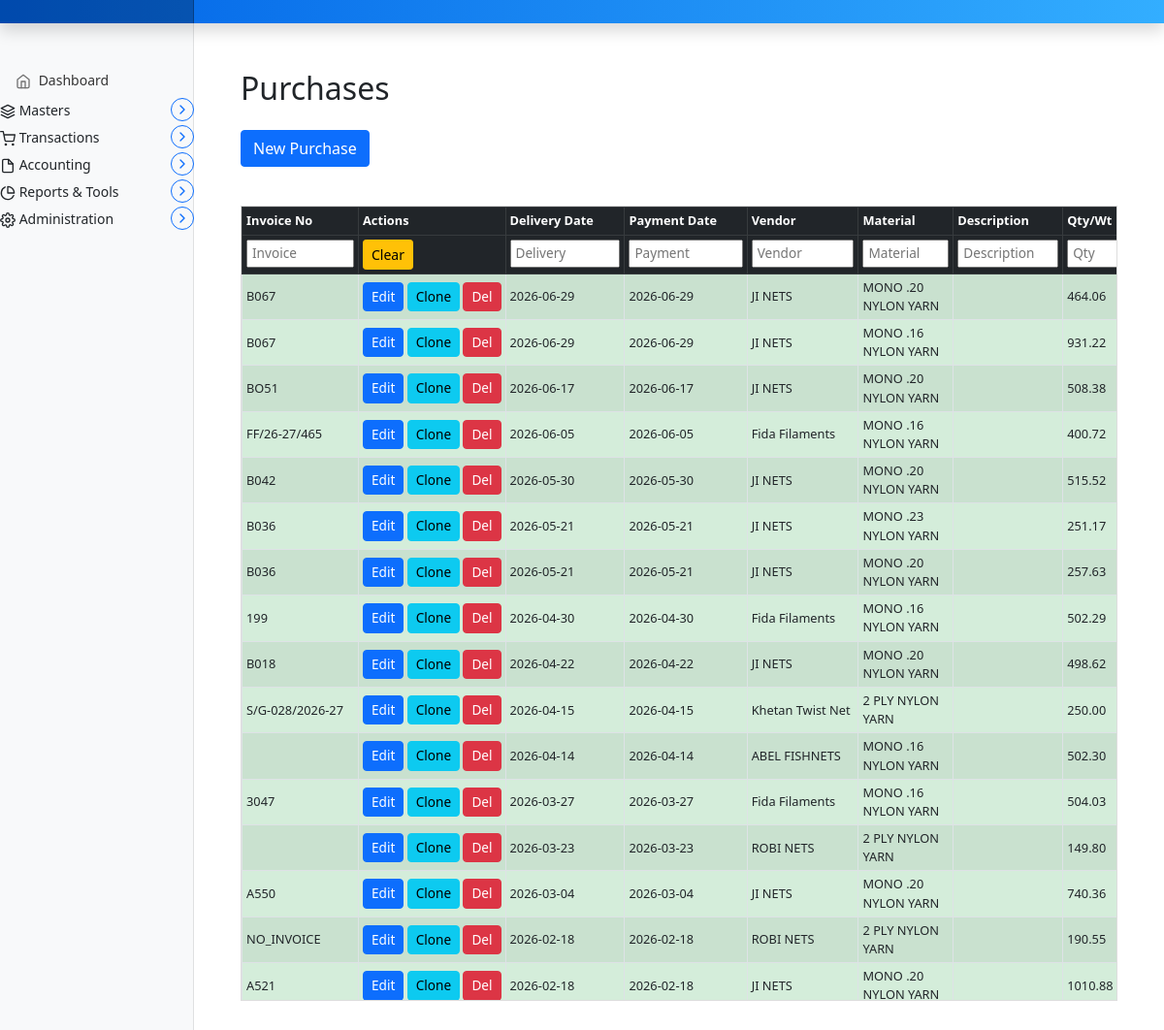
The page /invoice/purchases on the database as committed earlier.
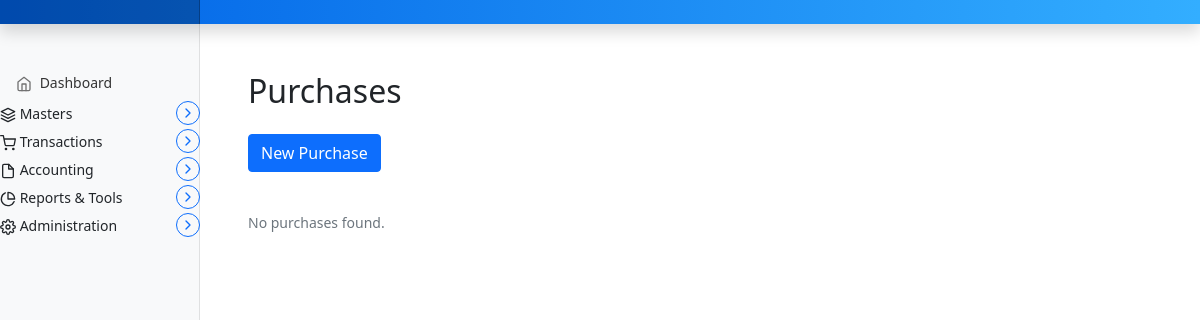
The same page on the database as committed later.
### marania_invoice_app/models.py (models this page shows, shortened)
class Purchase(models.Model):
    UNIT_CHOICES = [
        ('number', 'Number'),
        ('meter', 'Meter'),
        ('KG', 'KG'),
    ]
    PAYMENT_STATUS_CHOICES = [
        ('PENDING', 'PENDING'),
        ('PARTIALLY_PAID', 'PARTIALLY PAID'),
        ('PAID', 'PAID'),
    ]
    purchase_key = models.AutoField(primary_key=True)
    invoice_no = models.CharField(max_length=100, blank=True, null=True)
    delivery_date = models.DateField(blank=True, null=True)
    payment_due_date = models.DateField(blank=True, null=True)
    payment_date = models.DateField(blank=True, null=True)
    vendor = models.CharField(max_length=255)
    is_twine = models.BooleanField(default=True)
    material = models.CharField(max_length=255, blank=True, null=True)
    order_description = models.TextField(blank=True, null=True)
    quantity_weight = models.DecimalField(max_digits=10, decimal_places=2, blank=True, null=True)
    unit = models.CharField(max_length=10, choices=UNIT_CHOICES, default='KG')
    unit_price = models.DecimalField(max_digits=10, decimal_places=2, blank=True, null=True)
    subtotal = models.DecimalField(max_digits=12, decimal_places=2, blank=True, null=True)
    gst_percent = models.DecimalField(max_digits=5, decimal_places=2, default=0)
    gst_amount = models.DecimalField(max_digits=12, decimal_places=2, blank=True, null=True)
    total_amount = models.DecimalField(max_digits=12, decimal_places=2, blank=True, null=True)
    amount_paid = models.DecimalField(max_digits=12, decimal_places=2, default=0)
    payment_status = models.CharField(max_length=20, choices=PAYMENT_STATUS_CHOICES, default='PENDING')
    balance = models.DecimalField(max_digits=12, decimal_places=2, blank=True, null=True)
    comments = models.TextField(blank=True, null=True)
    created_at = models.DateTimeField(auto_now_add=True)
    updated_at = models.DateTimeField(auto_now=True)
    class Meta:
        ordering = ['-delivery_date', '-purchase_key']

### marania_invoice_app/views.py (the view, shortened to what this page needs)
# urls.py: path('purchases', views.purchase_entry, name='purchase_entry'),
def purchase_entry(request):
    purchases = Purchase.objects.all()
    parties = Parties.objects.all()
    materials = list(Purchase.objects.exclude(material__isnull=True).exclude(material='').values_list('material', flat=True).distinct().order_by('material'))
    purchases_json = json.dumps(list(purchases.values(
        'purchase_key', 'invoice_no', 'delivery_date', 'payment_date', 'vendor',
        'is_twine', 'material', 'order_description', 'quantity_weight', 'unit',
        'unit_price', 'subtotal', 'gst_percent', 'gst_amount', 'total_amount',
        'amount_paid', 'payment_status', 'balance', 'comments',
    )), default=str)
    context = {
        "purchases": purchases,
        "purchases_json": purchases_json,
        "parties": parties,
        "materials_list": materials,
    }
    return render(request, "marania_invoice_app/purchase_entry.html", context)

### templates/marania_invoice_app/purchase_entry.html (shortened to what this page needs)
{% extends 'partials/base.html' %}
{% load static %}
{% block main %}
<main class="col-md-9 ms-sm-auto col-lg-10 px-md-4">
  <div class="container-fluid my-5">
    <h2 class="mb-4">Purchases</h2>
    <button class="btn btn-primary mb-3" type="button" data-bs-toggle="collapse" data-bs-target="#purchaseForm" aria-expanded="false" aria-controls="purchaseForm">
      New Purchase
    </button>
    <div class="purchase-list mt-4">
      {% if purchases %}
        <div class="invoice-table-wrapper">
          <table id="purchase-table" class="table table-striped table-hover table-bordered table-sm align-middle">
            <thead class="table-dark">
              <tr>
                <th scope="col">Invoice No</th>
                <th scope="col">Actions</th>
                <th scope="col">Delivery Date</th>
                <th scope="col">Payment Date</th>
                <th scope="col">Vendor</th>
                <th scope="col">Material</th>
                <th scope="col">Description</th>
                <th scope="col">Qty/Wt</th>
              </tr>
              <tr id="purchase-filter-row">
                <th><input class="filter-input" placeholder="Invoice"></th>
                <th>
                  <button class="btn btn-warning btn-sm" id="clear-purchase-filters">Clear</button>
                </th>
                <th><input class="filter-input" placeholder="Delivery"></th>
                <th><input class="filter-input" placeholder="Payment"></th>
                <th><input class="filter-input" placeholder="Vendor" list="vendor_list_filter"></th>
                <th><input class="filter-input" placeholder="Material" list="material_list_filter"></th>
                <th><input class="filter-input" placeholder="Description"></th>
                <th><input class="filter-input" placeholder="Qty"></th>
              </tr>
            </thead>
            <tbody>
              {% for p in purchases %}
                <tr class="row-status-{{ p.payment_status|lower }}">
                  <td>{{ p.invoice_no|default:"" }}</td>
                  <td style="white-space:nowrap;">
                    <a href="javascript:void(0);" onclick="loadPurchase('{{ p.purchase_key }}')" class="btn btn-primary py-1 px-2" style="font-size:0.85rem;">
                       Edit
                    </a>
                    <a href="javascript:void(0);" onclick="clonePurchase('{{ p.purchase_key }}')" class="btn btn-info py-1 px-2" style="font-size:0.85rem;">
                       Clone
                    </a>
                    <form method="POST" action="{% url 'purchase_entry' %}" style="display:inline;" onsubmit="return confirm('Delete this purchase?')">
                      <button type="submit" class="btn btn-danger py-1 px-2" style="font-size:0.85rem;">
                         Del
                      </button>
                    </form>
                  </td>
                  <td>{{ p.delivery_date|date:"Y-m-d" }}</td>
                  <td>{{ p.payment_date|date:"Y-m-d" }}</td>
                  <td>{{ p.vendor }}</td>
                  <td>{{ p.material|default:"" }}</td>
                  <td>{{ p.order_description|default:"" }}</td>
                  <td>{{ p.quantity_weight|default:"" }}</td>
                </tr>
              {% endfor %}
            </tbody>
          </table>
        </div>
      {% else %}
        <p class="text-muted">No purchases found.</p>
      {% endif %}
    </div>
  </div>
</main>
{% endblock %}

### templates/partials/base.html (shortened to what this page needs)
{% load static %}
<!doctype html>
<html lang="en">
  <head>
    <link href="{% static 'assets/css/bootstrap.min.css' %}" rel="stylesheet">
    <link href="{% static 'assets/css/dashboard.css' %}" rel="stylesheet">
  </head>
  <body>
<header class="navbar navbar-dark sticky-top"
style="background: linear-gradient(90deg, #0062E6, #33AEFF); flex-wrap: nowrap; padding: 0; box-shadow: 0 0.5rem 1rem rgba(0,0,0,.15);">
  <a class="navbar-brand col-md-3 col-lg-2 me-0 px-3" href="#"> {{ config.CompanyName }}</a>
</header>
<div class="container-fluid">
  <div class="row">
    <nav id="sidebarMenu" class="col-md-3 col-lg-2 d-md-block bg-light sidebar collapse">
      <div class="position-sticky pt-3">
        <ul class="nav flex-column">
          <li class="nav-item">
            <a class="nav-link" href="{% url 'dashboard' %}">
              <span data-feather="home"></span>
              Dashboard
            </a>
          </li>
          <li class="nav-item">
            <div class="d-flex justify-content-between align-items-center mb-1 parent-menu">
              <span>
                <span data-feather="layers"></span>
                Masters
              </span>
              <button class="collapse-btn btn btn-outline-primary btn-sm rounded-circle"
                      type="button"
                      data-bs-toggle="collapse"
                      data-bs-target="#MastersSubmenu"
                      aria-expanded="false"
                      aria-controls="MastersSubmenu">
                <span class="collapse-icon" data-feather="chevron-right"></span>
              </button>
            </div>
          </li>
          <li class="nav-item">
            <div class="d-flex justify-content-between align-items-center mb-1 parent-menu">
              <span>
                <span data-feather="shopping-cart"></span>
                Transactions
              </span>
              <button class="collapse-btn btn btn-outline-primary btn-sm rounded-circle"
                      type="button"
                      data-bs-toggle="collapse"
                      data-bs-target="#TransactionsSubmenu"
                      aria-expanded="false"
                      aria-controls="TransactionsSubmenu">
                <span class="collapse-icon" data-feather="chevron-right"></span>
              </button>
            </div>
          </li>
          <li class="nav-item">
            <div class="d-flex justify-content-between align-items-center mb-1 parent-menu">
              <span>
                <span data-feather="file"></span>
                Accounting
              </span>
              <button class="collapse-btn btn btn-outline-primary btn-sm rounded-circle"
                      type="button"
                      data-bs-toggle="collapse"
                      data-bs-target="#AccountingSubmenu"
                      aria-expanded="false"
                      aria-controls="AccountingSubmenu">
                <span class="collapse-icon" data-feather="chevron-right"></span>
              </button>
            </div>
          </li>
          <li class="nav-item">
            <div class="d-flex justify-content-between align-items-center mb-1 parent-menu">
              <span>
                <span data-feather="pie-chart"></span>
                Reports & Tools
              </span>
              <button class="collapse-btn btn btn-outline-primary btn-sm rounded-circle"
                      type="button"
                      data-bs-toggle="collapse"
                      data-bs-target="#ReportsSubmenu"
                      aria-expanded="false"
                      aria-controls="ReportsSubmenu">
                <span class="collapse-icon" data-feather="chevron-right"></span>
              </button>
            </div>
          </li>
          <li class="nav-item">
            <div class="d-flex justify-content-between align-items-center mb-1 parent-menu">
              <span>
                <span data-feather="settings"></span>
                Administration
              </span>
              <button class="collapse-btn btn btn-outline-primary btn-sm rounded-circle"
                      type="button"
                      data-bs-toggle="collapse"
                      data-bs-target="#AdminSubmenu"
                      aria-expanded="false"
                      aria-controls="AdminSubmenu">
                <span class="collapse-icon" data-feather="chevron-right"></span>
              </button>
            </div>
          </li>
        </ul>
      </div>
    </nav>
  {% block main %}
  {% endblock %}
  </div>
</div>
  </body>
</html>

### static/assets/css/dashboard.css (style rules this page uses)
body { font-size: .875rem; }
.feather { width: 16px; height: 16px; vertical-align: text-bottom; }
.sidebar { position: fixed; top: 0; bottom: 0; left: 0; z-index: 100; padding: 48px 0 0; box-shadow: inset -1px 0 0 rgba(0, 0, 0, .1); }
.sidebar .nav-link { font-weight: 500; color: #333; }
.sidebar .nav-link .feather { margin-right: 4px; color: #727272; }
.navbar-brand { padding-top: .75rem; padding-bottom: .75rem; font-size: 1rem; background-color: rgba(0, 0, 0, .25); box-shadow: inset -1px 0 0 rgba(0, 0, 0, .25); }

### templates/partials/base.html (style rules this page uses)
.collapse-icon { transition: transform 0.3s ease; }
.collapse-btn { width: 24px; height: 24px; display: flex; align-items: center; justify-content: center; padding: 0; font-size: 16px; font-weight: bold; transition: all 0.3s ease; }

Rows that differ between the two databases and show on the page:
removed Purchase: invoice_no "B067", delivery_date "2026-06-29", payment_date "2026-06-29", vendor "JI NETS", material "MONO .20 NYLON YARN", quantity_weight "464.06"
removed Purchase: invoice_no "B067", delivery_date "2026-06-29", payment_date "2026-06-29", vendor "JI NETS", material "MONO .16 NYLON YARN", quantity_weight "931.22"
removed Purchase: invoice_no "BO51", delivery_date "2026-06-17", payment_date "2026-06-17", vendor "JI NETS", material "MONO .20 NYLON YARN", quantity_weight "508.38"
removed Purchase: invoice_no "FF/26-27/465", delivery_date "2026-06-05", payment_date "2026-06-05", vendor "Fida Filaments", material "MONO .16 NYLON YARN", quantity_weight "400.72"
removed Purchase: invoice_no "B042", delivery_date "2026-05-30", payment_date "2026-05-30", vendor "JI NETS", material "MONO .20 NYLON YARN", quantity_weight "515.52"
removed Purchase: invoice_no "B036", delivery_date "2026-05-21", payment_date "2026-05-21", vendor "JI NETS", material "MONO .23 NYLON YARN", quantity_weight "251.17"
removed Purchase: invoice_no "B036", delivery_date "2026-05-21", payment_date "2026-05-21", vendor "JI NETS", material "MONO .20 NYLON YARN", quantity_weight "257.63"
removed Purchase: invoice_no "199", delivery_date "2026-04-30", payment_date "2026-04-30", vendor "Fida Filaments", material "MONO .16 NYLON YARN", quantity_weight "502.29"
removed Purchase: invoice_no "B018", delivery_date "2026-04-22", payment_date "2026-04-22", vendor "JI NETS", material "MONO .20 NYLON YARN", quantity_weight "498.62"
removed Purchase: invoice_no "S/G-028/2026-27", delivery_date "2026-04-15", payment_date "2026-04-15", vendor "Khetan Twist Net", material "2 PLY NYLON YARN", quantity_weight "250.00"
removed Purchase: delivery_date "2026-04-14", payment_date "2026-04-14", vendor "ABEL FISHNETS", material "MONO .16 NYLON YARN", quantity_weight "502.30"
removed Purchase: invoice_no "3047", delivery_date "2026-03-27", payment_date "2026-03-27", vendor "Fida Filaments", material "MONO .16 NYLON YARN", quantity_weight "504.03"
removed Purchase: delivery_date "2026-03-23", payment_date "2026-03-23", vendor "ROBI NETS", material "2 PLY NYLON YARN", quantity_weight "149.80"
removed Purchase: invoice_no "A550", delivery_date "2026-03-04", payment_date "2026-03-04", vendor "JI NETS", material "MONO .20 NYLON YARN", quantity_weight "740.36"
removed Purchase: invoice_no "NO_INVOICE", delivery_date "2026-02-18", payment_date "2026-02-18", vendor "ROBI NETS", material "2 PLY NYLON YARN", quantity_weight "190.55"
removed Purchase: invoice_no "A521", delivery_date "2026-02-18", payment_date "2026-02-18", vendor "JI NETS", material "MONO .20 NYLON YARN", quantity_weight "1010.88"
Other text that changed with them:
text no longer shown: "Invoice No Actions Delivery Date Payment Date Vendor Material Description Qty/Wt Clear"
text now shown: "No purchases found."
